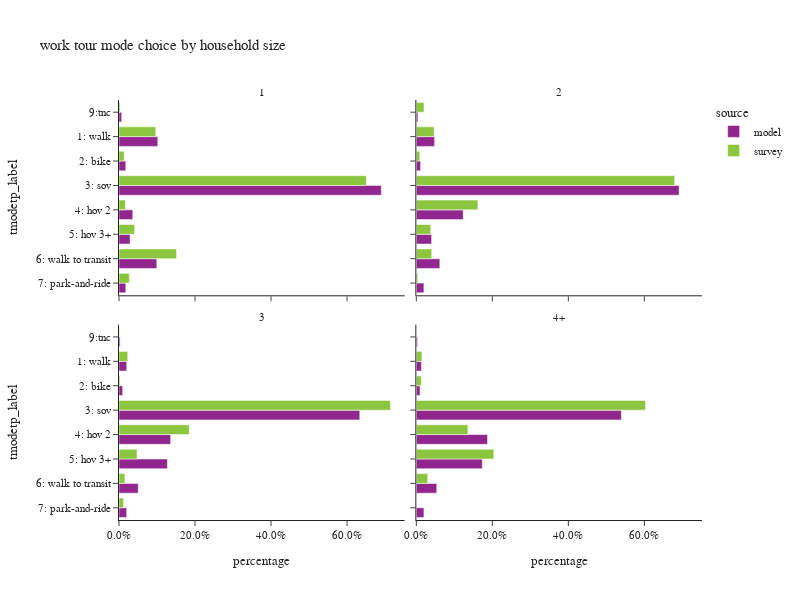

Notebook source saved alongside this figure:
### Code cell
plot_mode_choice(wk_tour,"hhsize_4+",
                 {"hhsize_4+":["1","2","3","4+"],
                  "tmodetp_label":["1: walk","2: bike","3: sov","4: hov 2","5: hov 3+","6: walk to transit",
                                   "7: park-and-ride","8: school bus","9: other–survey only"]},
                 "household size",2,600)

### Figure 1 — Plotly figure (JSON) as saved in the notebook; plotly's stock layout.template omitted (floating-point values rounded to 4 significant figures)
{"data": [{"alignmentgroup": "True", "customdata": [[2084], [366], [14093], [740], [595], [2032], [366], [145]], "hovertemplate": "source=model<br>hhsize_4+=1<br>percentage=%{x}<br>tmodetp_label=%{y}<br>sample count=%{customdata[0]}<extra></extra>", "legendgroup": "model", "marker": {"color": "#91268F", "pattern": {"shape": ""}}, "name": "model", "offsetgroup": "model", "orientation": "h", "showlegend": true, "textposition": "auto", "type": "bar", "x": [0.1021, 0.01792, 0.6901, 0.03624, 0.02914, 0.09951, 0.01792, 0.007101], "xaxis": "x3", "y": ["1: walk", "2: bike", "3: sov", "4: hov 2", "5: hov 3+", "6: walk to transit", "7: park-and-ride", "9:tnc"], "yaxis": "y3"}, {"alignmentgroup": "True", "customdata": [[2391], [556], [34395], [6140], [2001], [3077], [991], [201]], "hovertemplate": "source=model<br>hhsize_4+=2<br>percentage=%{x}<br>tmodetp_label=%{y}<br>sample count=%{customdata[0]}<extra></extra>", "legendgroup": "model", "marker": {"color": "#91268F", "pattern": {"shape": ""}}, "name": "model", "offsetgroup": "model", "orientation": "h", "showlegend": false, "textposition": "auto", "type": "bar", "x": [0.04806, 0.01118, 0.6913, 0.1234, 0.04022, 0.06185, 0.01992, 0.00404], "xaxis": "x4", "y": ["1: walk", "2: bike", "3: sov", "4: hov 2", "5: hov 3+", "6: walk to transit", "7: park-and-ride", "9:tnc"], "yaxis": "y4"}, {"alignmentgroup": "True", "customdata": [[602], [285], [18823], [4039], [3781], [1502], [598], [85]], "hovertemplate": "source=model<br>hhsize_4+=3<br>percentage=%{x}<br>tmodetp_label=%{y}<br>sample count=%{customdata[0]}<extra></extra>", "legendgroup": "model", "marker": {"color": "#91268F", "pattern": {"shape": ""}}, "name": "model", "offsetgroup": "model", "orientation": "h", "showlegend": false, "textposition": "auto", "type": "bar", "x": [0.02026, 0.009591, 0.6335, 0.1359, 0.1272, 0.05055, 0.02012, 0.002861], "xaxis": "x", "y": ["1: walk", "2: bike", "3: sov", "4: hov 2", "5: hov 3+", "6: walk to transit", "7: park-and-ride", "9:tnc"], "yaxis": "y"}, {"alignmentgroup": "True", "customdata": [[750], [549], [30392], [10556], [9775], [3028], [1127], [172]], "hovertemplate": "source=model<br>hhsize_4+=4+<br>percentage=%{x}<br>tmodetp_label=%{y}<br>sample count=%{customdata[0]}<extra></extra>", "legendgroup": "model", "marker": {"color": "#91268F", "pattern": {"shape": ""}}, "name": "model", "offsetgroup": "model", "orientation": "h", "showlegend": false, "textposition": "auto", "type": "bar", "x": [0.01331, 0.009743, 0.5394, 0.1873, 0.1735, 0.05374, 0.02, 0.003052], "xaxis": "x2", "y": ["1: walk", "2: bike", "3: sov", "4: hov 2", "5: hov 3+", "6: walk to transit", "7: park-and-ride", "9:tnc"], "yaxis": "y2"}, {"alignmentgroup": "True", "customdata": [[72], [27], [257], [12], [12], [110], [9], [6]], "hovertemplate": "source=survey<br>hhsize_4+=1<br>percentage=%{x}<br>tmodetp_label=%{y}<br>sample count=%{customdata[0]}<extra></extra>", "legendgroup": "survey", "marker": {"color": "#8CC63E", "pattern": {"shape": ""}}, "name": "survey", "offsetgroup": "survey", "orientation": "h", "showlegend": true, "textposition": "auto", "type": "bar", "x": [0.09655, 0.01363, 0.6506, 0.01672, 0.04108, 0.1514, 0.02709, 0.002878], "xaxis": "x3", "y": ["1: walk", "2: bike", "3: sov", "4: hov 2", "5: hov 3+", "6: walk to transit", "7: park-and-ride", "9:tnc"], "yaxis": "y3"}, {"alignmentgroup": "True", "customdata": [[54], [47], [417], [99], [15], [107], [7], [5]], "hovertemplate": "source=survey<br>hhsize_4+=2<br>percentage=%{x}<br>tmodetp_label=%{y}<br>sample count=%{customdata[0]}<extra></extra>", "legendgroup": "survey", "marker": {"color": "#8CC63E", "pattern": {"shape": ""}}, "name": "survey", "offsetgroup": "survey", "orientation": "h", "showlegend": false, "textposition": "auto", "type": "bar", "x": [0.04661, 0.009064, 0.6798, 0.1619, 0.03799, 0.04052, 0.003897, 0.02022], "xaxis": "x4", "y": ["1: walk", "2: bike", "3: sov", "4: hov 2", "5: hov 3+", "6: walk to transit", "7: park-and-ride", "9:tnc"], "yaxis": "y4"}, {"alignmentgroup": "True", "customdata": [[13], [9], [139], [33], [11], [22], [1], [1]], "hovertemplate": "source=survey<br>hhsize_4+=3<br>percentage=%{x}<br>tmodetp_label=%{y}<br>sample count=%{customdata[0]}<extra></extra>", "legendgroup": "survey", "marker": {"color": "#8CC63E", "pattern": {"shape": ""}}, "name": "survey", "offsetgroup": "survey", "orientation": "h", "showlegend": false, "textposition": "auto", "type": "bar", "x": [0.02298, 0.00251, 0.714, 0.1847, 0.04742, 0.01552, 0.01177, 0.001143], "xaxis": "x", "y": ["1: walk", "2: bike", "3: sov", "4: hov 2", "5: hov 3+", "6: walk to transit", "7: park-and-ride", "9:tnc"], "yaxis": "y"}, {"alignmentgroup": "True", "customdata": [[7], [12], [163], [32], [40], [15]], "hovertemplate": "source=survey<br>hhsize_4+=4+<br>percentage=%{x}<br>tmodetp_label=%{y}<br>sample count=%{customdata[0]}<extra></extra>", "legendgroup": "survey", "marker": {"color": "#8CC63E", "pattern": {"shape": ""}}, "name": "survey", "offsetgroup": "survey", "orientation": "h", "showlegend": false, "textposition": "auto", "type": "bar", "x": [0.01463, 0.01297, 0.6028, 0.1357, 0.2039, 0.02994], "xaxis": "x2", "y": ["1: walk", "2: bike", "3: sov", "4: hov 2", "5: hov 3+", "6: walk to transit"], "yaxis": "y2"}], "layout": {"annotations": [{"font": {}, "showarrow": false, "text": "3", "x": 0.245, "xanchor": "center", "xref": "paper", "y": 0.465, "yanchor": "bottom", "yref": "paper"}, {"font": {}, "showarrow": false, "text": "4+", "x": 0.755, "xanchor": "center", "xref": "paper", "y": 0.465, "yanchor": "bottom", "yref": "paper"}, {"font": {}, "showarrow": false, "text": "1", "x": 0.245, "xanchor": "center", "xref": "paper", "y": 1.0, "yanchor": "bottom", "yref": "paper"}, {"font": {}, "showarrow": false, "text": "2", "x": 0.755, "xanchor": "center", "xref": "paper", "y": 1.0, "yanchor": "bottom", "yref": "paper"}], "barmode": "group", "height": 600, "legend": {"title": {"text": "source"}, "tracegroupgap": 0}, "title": {"text": "work tour mode choice by household size"}, "width": 800, "xaxis": {"anchor": "y", "domain": [0.0, 0.49], "tickformat": ".1%", "title": {"text": "percentage"}}, "xaxis2": {"anchor": "y2", "domain": [0.51, 1.0], "matches": "x", "tickformat": ".1%", "title": {"text": "percentage"}}, "xaxis3": {"anchor": "y3", "domain": [0.0, 0.49], "matches": "x", "showticklabels": false, "tickformat": ".1%"}, "xaxis4": {"anchor": "y4", "domain": [0.51, 1.0], "matches": "x", "showticklabels": false, "tickformat": ".1%"}, "yaxis": {"anchor": "x", "categoryarray": ["9: other–survey only", "8: school bus", "7: park-and-ride", "6: walk to transit", "5: hov 3+", "4: hov 2", "3: sov", "2: bike", "1: walk"], "categoryorder": "array", "domain": [0.0, 0.465], "title": {"text": "tmodetp_label"}}, "yaxis2": {"anchor": "x2", "domain": [0.0, 0.465], "matches": "y", "showticklabels": false}, "yaxis3": {"anchor": "x3", "categoryarray": ["9: other–survey only", "8: school bus", "7: park-and-ride", "6: walk to transit", "5: hov 3+", "4: hov 2", "3: sov", "2: bike", "1: walk"], "categoryorder": "array", "domain": [0.535, 1.0], "matches": "y", "title": {"text": "tmodetp_label"}}, "yaxis4": {"anchor": "x4", "domain": [0.535, 1.0], "matches": "y", "showticklabels": false}}}
